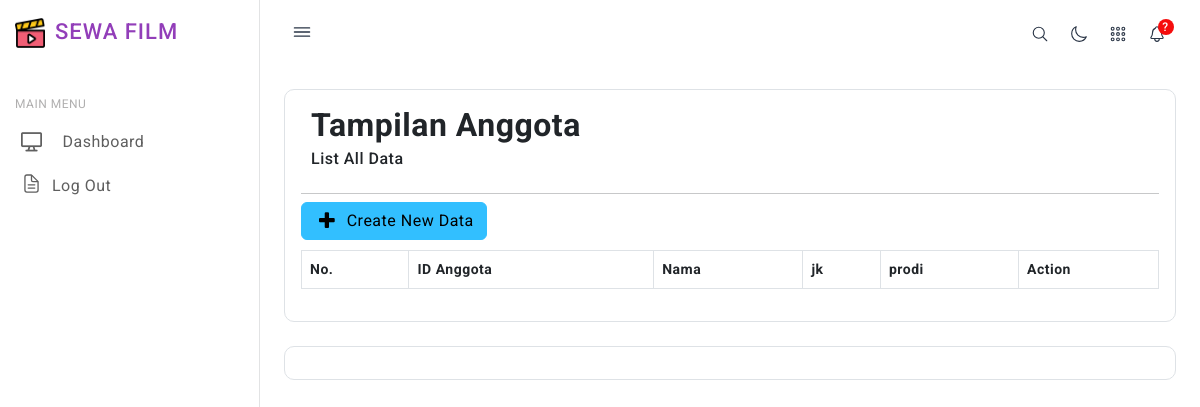
Before: /anggota/index.php with the older database file.
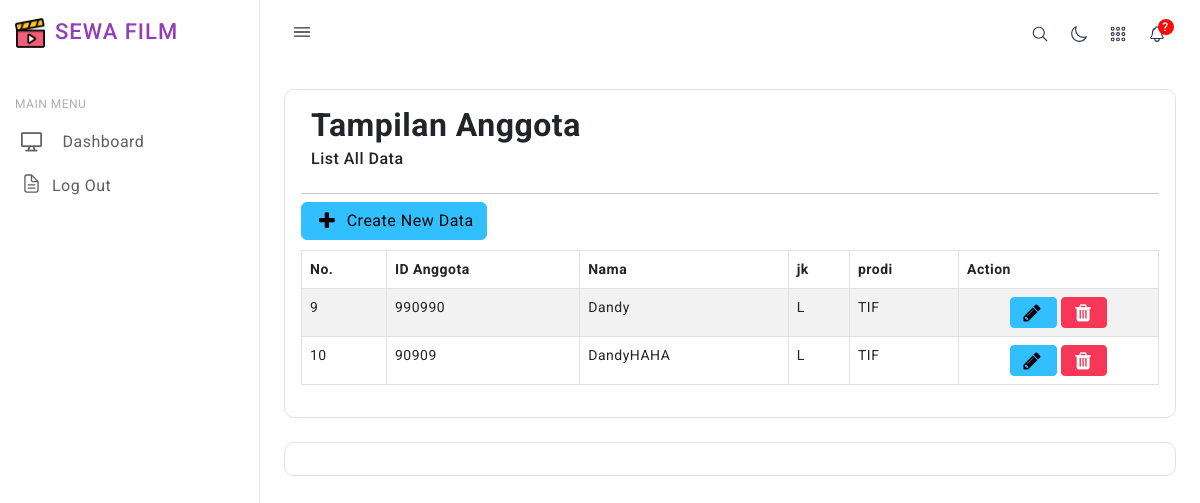
After: the same page with the newer database file.
### tables this page shows
CREATE TABLE `anggota` (
  `id` int(11) NOT NULL,
  `nomor_anggota` int(11) UNSIGNED DEFAULT NULL,
  `nama` varchar(255) NOT NULL,
  `jk` enum('L','P') NOT NULL DEFAULT 'L',
  `prodi` enum('TIF','IND','PET') NOT NULL DEFAULT 'TIF'
);

### db/database.php (called while the page is built, shortened)
<?php
class Database {
    private $pdo;
    public function __construct() {
        $dotenv = Dotenv\Dotenv::createImmutable(__DIR__ . "/..");
        $host = $_ENV["DB_HOST"];
        $dbname = $_ENV["DB_DATABASE"];
        $username = $_ENV["DB_USERNAME"];
        $password = $_ENV["DB_PASSWORD"];
        $charset = $_ENV["DB_CHARSET"];
    }
    private function connect($host, $dbname, $username, $password, $charset) {
        try {
            $this->pdo = new PDO("mysql:host={$host};dbname={$dbname};charset={$charset}", $username, $password);
            $this->pdo->setAttribute(PDO::ATTR_ERRMODE, PDO::ERRMODE_EXCEPTION);
        } catch (PDOException $e) {
            die("Database connection failed: " . $e->getMessage());
        }
    }
    public function query($sql, $params = []) {
        $stmt = $this->pdo->prepare($sql);
        if ($stmt) {
            $stmt->execute($params);
            return $stmt;
        } else {
            die("Error in query: " . print_r($this->pdo->errorInfo(), true));
        }
    }
}

### controllers/Anggota.php (called while the page is built, shortened)
<?php
include_once('../models/AnggotaModel.php');
class AnggotaController
{
    private $model;
    public function __construct()
    {
        $this->model = new AnggotaModel();
    }
    public function getAnggotaList()
    {
        return $this->model->getAnggotaList();
    }
}

### models/AnggotaModel.php (called while the page is built, shortened)
<?php
include_once('../db/database.php');
class AnggotaModel
{
    private $db;
    public function __construct()
    {
        $this->db = new Database();
    }
    public function getAnggotaList()
    {
        $sql = 'SELECT * FROM anggota limit 100';
        return $this->db->query($sql)->fetchAll(PDO::FETCH_ASSOC);
    }
}

### anggota/index.php (the view, shortened to what this page needs)
<?php
include("../controllers/Anggota.php");
include("../lib/functions.php");
$obj = new AnggotaController();
$rows = $obj->getanggotaList();
?>
<div class="header icon-and-heading">
<h2><strong>Tampilan Anggota</strong> <small>List All Data</small> </h2>
</div>
<hr style="margin-bottom:-2px;"/>
<a style="margin:10px 0px;" class="btn btn-large btn-info" href="add.php"><i class="fa fa-plus"></i> Create New Data</a>
<table class="table table-bordered table-striped">
    <thead>
        <tr>
            <th>No.</th>
<th>ID Anggota</th>
<th>Nama</th>
<th>jk</th>
<th>prodi</th>
            <th width="140">Action</th>
        </tr>
    </thead>
    <tbody>
        <?php foreach($rows as $row){ ?>
        <tr>
            <td><?php echo $row["id"]; ?></td>
<td><?php echo $row["nomor_anggota"]; ?></td>
<td><?php echo $row["nama"]; ?></td>
<td><?php echo $row["jk"]; ?></td>
<td><?php echo $row["prodi"]; ?></td>
            <td class="text-center" width="200">
                <a class="btn btn-info btn-sm" href="edit.php?id=<?php echo $row['id']; ?>">
                    <i class="fa fa-pencil"></i>
                </a>
                <a class="btn btn-danger btn-sm" href="delete.php?id=<?php echo $row['id']; ?>">
                    <i class="fa fa-trash"></i>
                </a>
            </td>
        </tr>
        <?php } ?>
    </tbody>
</table>

Changed rows visible on the page:
added anggota: id "9", nomor_anggota "990990", nama "Dandy", jk "L", prodi "TIF"
added anggota: id "10", nomor_anggota "90909", nama "DandyHAHA", jk "L", prodi "TIF"
